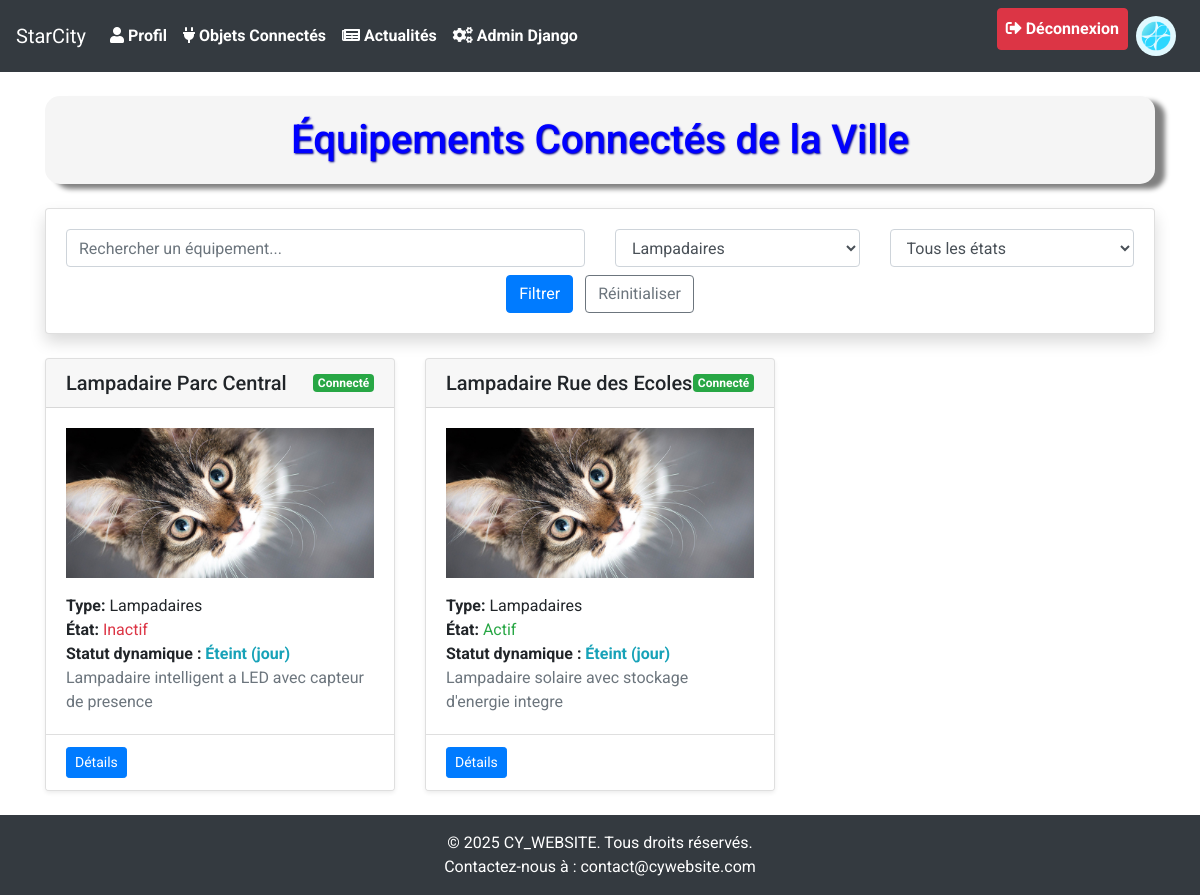
The page /objets_connectés/objets/?type=2 (signed in) on the database as committed earlier.
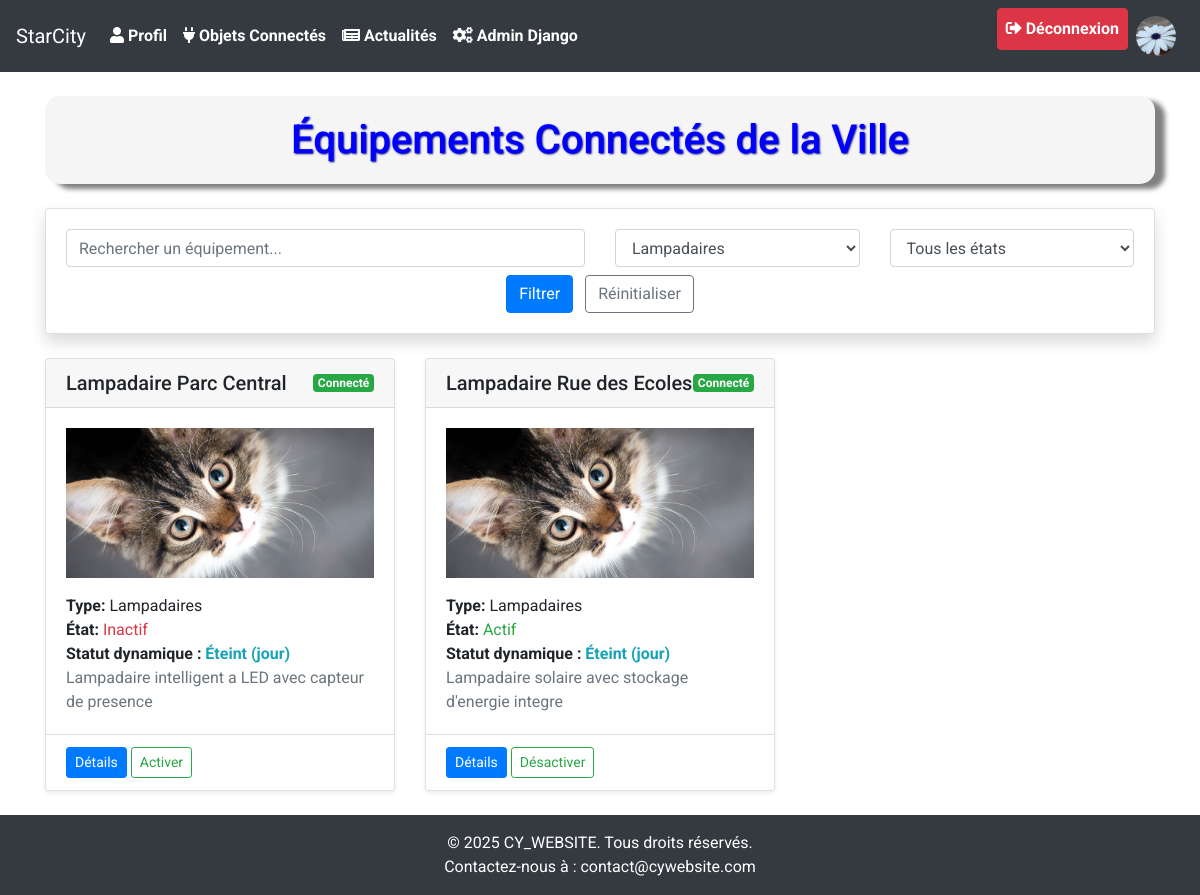
The same page on the database as committed later.
### objConnecte/models.py (models this page shows, shortened)
class ObjConnecte(models.Model):
    name = models.CharField(max_length=100, verbose_name='Nom')
    type = models.ForeignKey('Type', on_delete=models.DO_NOTHING, verbose_name='Type')
    description = models.TextField(verbose_name='Description')
    image = models.ImageField(upload_to='data/objConnecte_images/', default='data/objConnecte_images/default.jpg', verbose_name='Image')
    date = models.DateTimeField(auto_now_add=True)
    state = models.BooleanField(default=False, verbose_name='État')
    connected = models.BooleanField(default=False, verbose_name='Connecté')
    attente_technicien = models.BooleanField(default=False, verbose_name='Attente d’un technicien')
    ip = models.GenericIPAddressField(verbose_name='Adresse IP', default='127.0.0.1')
    longitude = models.FloatField(verbose_name='Longitude', default=0.0)
    latitude = models.FloatField(verbose_name='Latitude', default=0.0)
    @property
    def statut_dynamique(self):
        heure = datetime.now().hour
        def normalize(txt):
            return unicodedata.normalize('NFKD', txt).encode('ASCII', 'ignore').decode('utf-8').lower()
        type_nom = normalize(self.type.name)
        if not self.connected:
            return "En panne (technicien requis)" if self.attente_technicien else "Déconnecté"
        if not self.state:
            if type_nom == "lampadaires":
                return "Éteint (manuel)" if heure >= 20 or heure < 6 else "Éteint (jour)"
            elif type_nom == "feux tricolores":
                return "Désactivé"
            elif type_nom == "caméras":
                return "Hors service"
            elif type_nom == "capteurs de pollution":
                return "En veille"
            elif type_nom == "trottinettes electriques":
                return "Stationnée"
            else:
                return "Inactif"
        if type_nom == "lampadaires":
            return "Allumé" if heure >= 20 or heure < 6 else "Éteint (jour)"
        elif type_nom == "caméras":
            return "Fonctionnelle"
        elif type_nom == "capteurs de pollution":
            return "Mesure active"
        elif type_nom == "trottinettes electriques":
            return "En circulation"
        return "Statut inconnu"
    class Meta:
        verbose_name = 'Objet connecté'
        verbose_name_plural = 'Objets connectés'

class Type(models.Model):
    name = models.CharField(max_length=100, verbose_name='Nom')
    description = models.TextField(verbose_name='Description')
    icon = models.ImageField(upload_to='data/type_images/', default='data/type_images/default.jpg', verbose_name='Icône')
    class Meta:
        verbose_name = 'Type'
        verbose_name_plural = 'Types'

### user/models.py (models this page shows, shortened)
class User(AbstractUser):
    profile_picture = models.ImageField(
        upload_to='data/profile_pictures/',
        blank=True,
        null=True,
        help_text="Téléchargez une image de profil (formats acceptés : JPEG, PNG)."
    )
    groups = models.ManyToManyField(
        'auth.Group',
        related_name='custom_user_set',  # Nom unique pour éviter les conflits
        blank=True
    )
    user_permissions = models.ManyToManyField(
        'auth.Permission',
        related_name='custom_user_permissions_set',  # Nom unique pour éviter les conflits
        blank=True
    )
    XP_LEVEL_CHOICES = [
        ('simple', 'Simple'),
        ('intermediate', 'Intermédiaire'),  # Nouveau niveau ajouté
        ('complex', 'Complexe'),
        ('admin', 'Admin'),
    ]
    xp_level = models.CharField(
        max_length=15,  # Augmentez la longueur pour inclure "intermediate"
        choices=XP_LEVEL_CHOICES,
        default='simple',
        verbose_name="Niveau d'XP"
    )
    date_naissance = models.DateField(
        blank=True,
        null=True,
        help_text="Entrez votre date de naissance (format : DD-MM-YYYY)."
    )
    xp_points = models.IntegerField(default=0)
    login_count = models.IntegerField(default=0, help_text="Nombre de connexions de l'utilisateur.")
    class Meta:
        verbose_name = "Utilisateur"
        verbose_name_plural = "Utilisateurs"
        ordering = ['-date_joined']

### objConnecte/templates/objConnecte/objets.html (shortened to what the changed rows need)
{% extends 'cyWebsite/base.html' %}
{% load static %}
{% block content %}
<div class="container mt-4">
    <h1 class="text-center mb-4">Équipements Connectés de la Ville</h1>
    <div class="row">
        {% if objets %}
            {% for objet in objets %}
                <div class="col-md-4 mb-4">
                    <div class="card h-100 shadow-sm">
                        <div class="card-header d-flex justify-content-between align-items-center">
                            <h5 class="mb-0">{{ objet.name }}</h5>
                            <span class="badge {% if objet.connected %}badge-success{% else %}badge-danger{% endif %}">
                                {{ objet.connected|yesno:"Connecté,Déconnecté" }}
                            </span>
                        </div>
                        <div class="card-body">
                            <img src="{{ objet.image.url }}" alt="{{ objet.name }}" class="img-fluid mb-3" style="height: 150px; width: 100%; object-fit: cover;">
                            <p><strong>Type:</strong> {{ objet.type.name }}</p>
                            <p><strong>État:</strong>
                                <span class="{% if objet.state %}text-success{% else %}text-danger{% endif %}">
                                    {{ objet.state|yesno:"Actif,Inactif" }}
                                </span>
                            </p>
                            <p><strong>Statut dynamique :</strong>
                                <span class="font-weight-bold statut-dynamique
                                    {% if objet.statut_dynamique == 'Vert' %}text-success
                                    {% elif objet.statut_dynamique == 'Orange' %}text-warning
                                    {% elif objet.statut_dynamique == 'Rouge' %}text-danger
                                    {% else %}text-info{% endif %}">
                                    {{ objet.statut_dynamique }}
                                </span>
                            </p>
                            <p class="text-muted">{{ objet.description|truncatechars:100 }}</p>
                        </div>
                        <div class="card-footer bg-white">
                            <a href="{% url 'objConnecte:objet' objet.id %}" class="btn btn-primary btn-sm">Détails</a>
                            {% if user.xp_level != 'simple' %}
                                <button class="btn btn-outline-success btn-sm toggle-state" data-id="{{ objet.id }}" data-state="{{ objet.state|yesno:'true,false' }}">
                                    {{ objet.state|yesno:"Désactiver,Activer" }}
                                </button>
                            {% endif %}
                        </div>
                    </div>
                </div>
            {% endfor %}
        {% else %}
            <div class="col-12 text-center">
                <div class="alert alert-info">
                    Aucun équipement connecté ne correspond à ces critères.
                </div>
            </div>
        {% endif %}
    </div>
</div>
{% endblock %}

### cyWebsite/templates/cyWebsite/base.html (shortened to what this page needs)
{% load static %}
<!DOCTYPE html>
<html lang="fr">
<head>
    <link rel="stylesheet" href="https://stackpath.bootstrapcdn.com/bootstrap/4.5.2/css/bootstrap.min.css">
    <link rel="stylesheet" href="{% static 'styles.css' %}">
    <link rel="stylesheet" href="https://cdnjs.cloudflare.com/ajax/libs/font-awesome/5.15.4/css/all.min.css">
</head>
<body>
<div class="wrapper">
    <nav class="navbar navbar-expand-lg navbar-dark bg-dark">
        <a class="navbar-brand" href="{% url 'index' %}">StarCity</a>
        <div class="collapse navbar-collapse" id="navbarNav">
            <ul class="navbar-nav">
                {% if user.is_authenticated %}
                <li class="nav-item"><a class="nav-link" href="{% url 'news:visualisation' %}"><i class="fas fa-user"></i> Profil</a></li>
                <li class="nav-item"><a class="nav-link" href="{% url 'objConnecte:obj-index' %}"><i class="fas fa-plug"></i> Objets Connectés</a></li>
                <li class="nav-item"><a class="nav-link" href="{% url 'news:index' %}"><i class="fas fa-newspaper"></i> Actualités</a></li>
                {% endif %}
                {% if user.is_authenticated %}
                    <li class="nav-item"><a class="nav-link" href="/admin/"><i class="fas fa-cogs"></i> Admin Django</a></li>
                {% endif %}
            </ul>
            <ul class="navbar-nav ml-auto">
                {% if user.is_authenticated %}
                <li class="nav-item">
                    <a class="nav-link btn btn-danger text-white" href="{% url 'user:logout' %}"><i class="fas fa-sign-out-alt"></i> Déconnexion</a>
                </li>
                <li class="nav-item">
                    <a class="nav-link" href="{% url 'user:update_user' %}">
                        <img src="{% if user.profile_picture %}{{ user.profile_picture.url }}{% else %}{% static 'default_profile.png' %}{% endif %}" alt="Profile Picture" class="rounded-circle" style="width: 40px; height: 40px;">
                    </a>
                </li>
                {% endif %}
            </ul>
        </div>
    </nav>
        {% block content %}
        {% endblock %}
</div>
    <footer class="bg-dark text-center text-white py-3">
        <p>&copy; 2025 CY_WEBSITE. Tous droits réservés.</p>
        <p>Contactez-nous à : <a href="mailto:contact@cywebsite.com" class="text-white">contact@cywebsite.com</a></p>
    </footer>
</body>
</html>

Rows that differ between the two databases and show on the page:
now on this page (row edited): User: profile_picture (picture)
changed User: xp_level "simple" → "intermediate" (drawn)
shown differently, row unchanged: ObjConnecte "Lampadaire Parc Central": state (not shown) → "Activer"
shown differently, row unchanged: ObjConnecte "Lampadaire Rue des Ecoles": state (not shown) → "Désactiver"
